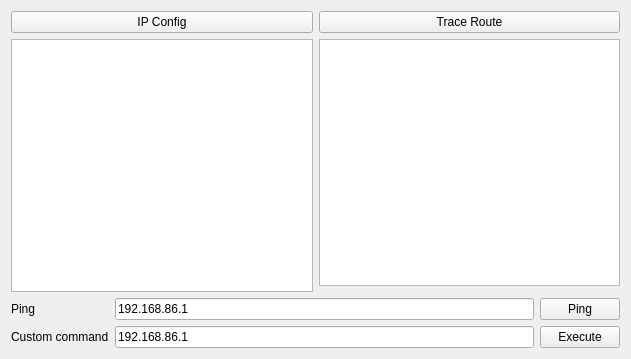
<?xml version="1.0" encoding="UTF-8"?>
<ui version="4.0">
 <class>Advanced</class>
 <widget class="QWidget" name="Advanced">
  <property name="geometry">
   <rect>
    <x>0</x>
    <y>0</y>
    <width>631</width>
    <height>359</height>
   </rect>
  </property>
  <property name="windowTitle">
   <string>Form</string>
  </property>
  <layout class="QGridLayout" name="gridLayout">
   <item row="7" column="1" colspan="2">
    <layout class="QHBoxLayout" name="horizontalLayout">
     <item>
      <layout class="QVBoxLayout" name="verticalLayout">
       <item>
        <widget class="QLabel" name="pingLabel">
         <property name="text">
          <string>Ping</string>
         </property>
        </widget>
       </item>
       <item>
        <widget class="QLabel" name="pingLabel_2">
         <property name="text">
          <string>Custom command</string>
         </property>
        </widget>
       </item>
      </layout>
     </item>
     <item>
      <layout class="QVBoxLayout" name="verticalLayout_2">
       <item>
        <widget class="QLineEdit" name="pingLine">
         <property name="text">
          <string>192.168.86.1</string>
         </property>
        </widget>
       </item>
       <item>
        <widget class="QLineEdit" name="exeLine">
         <property name="text">
          <string>192.168.86.1</string>
         </property>
        </widget>
       </item>
      </layout>
     </item>
     <item>
      <layout class="QVBoxLayout" name="verticalLayout_3">
       <item>
        <widget class="QPushButton" name="pingBtn">
         <property name="text">
          <string>Ping</string>
         </property>
        </widget>
       </item>
       <item>
        <widget class="QPushButton" name="exeBtn">
         <property name="text">
          <string>Execute</string>
         </property>
        </widget>
       </item>
      </layout>
     </item>
    </layout>
   </item>
   <item row="5" column="2">
    <widget class="QListWidget" name="traceList"/>
   </item>
   <item row="5" column="1" rowspan="2">
    <widget class="QListWidget" name="ipList"/>
   </item>
   <item row="3" column="2">
    <widget class="QPushButton" name="traceBtn">
     <property name="text">
      <string>Trace Route</string>
     </property>
    </widget>
   </item>
   <item row="3" column="1">
    <widget class="QPushButton" name="ipConfigBtn">
     <property name="text">
      <string>IP Config</string>
     </property>
    </widget>
   </item>
  </layout>
  <zorder>ipList</zorder>
  <zorder>traceList</zorder>
  <zorder>traceBtn</zorder>
  <zorder>ipConfigBtn</zorder>
 </widget>
 <resources/>
 <connections/>
</ui>
